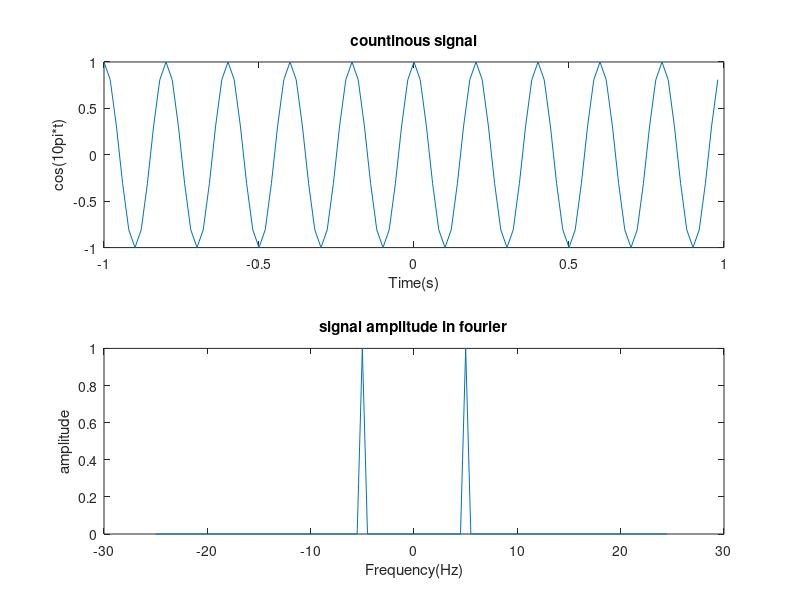

This chart was generated by the following MATLAB code:
% PART A
t_start=-1;
t_end=1;
fs=50;
ts=1/fs;
t=t_start:ts:t_end-ts;
x=cos(10*pi*t);
subplot(2,1,1);
plot(t,x);
xlabel("Time(s)");
ylabel("cos(10pi*t)");
xlim([-1 1]);
title("countinous signal");
% PART B
N=length(t);
fourier_fs=-fs/2:fs/N:fs/2-fs/N;
y=fftshift(fft(x));
subplot(2,1,2);
plot(fourier_fs,abs(y)/max(abs(y)));
xlabel("Frequency(Hz)");
ylabel("amplitude");
title("signal amplitude in fourier");